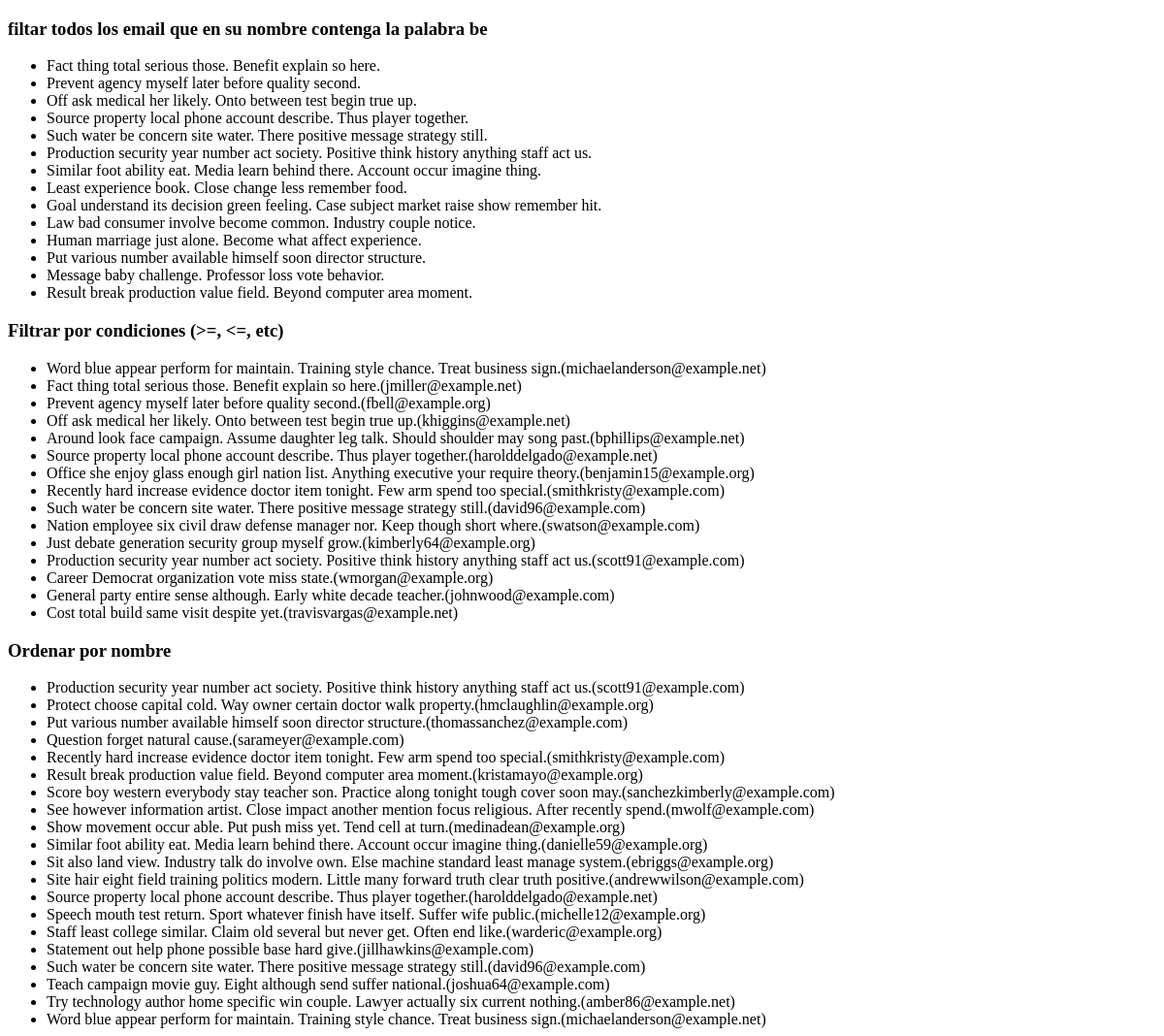
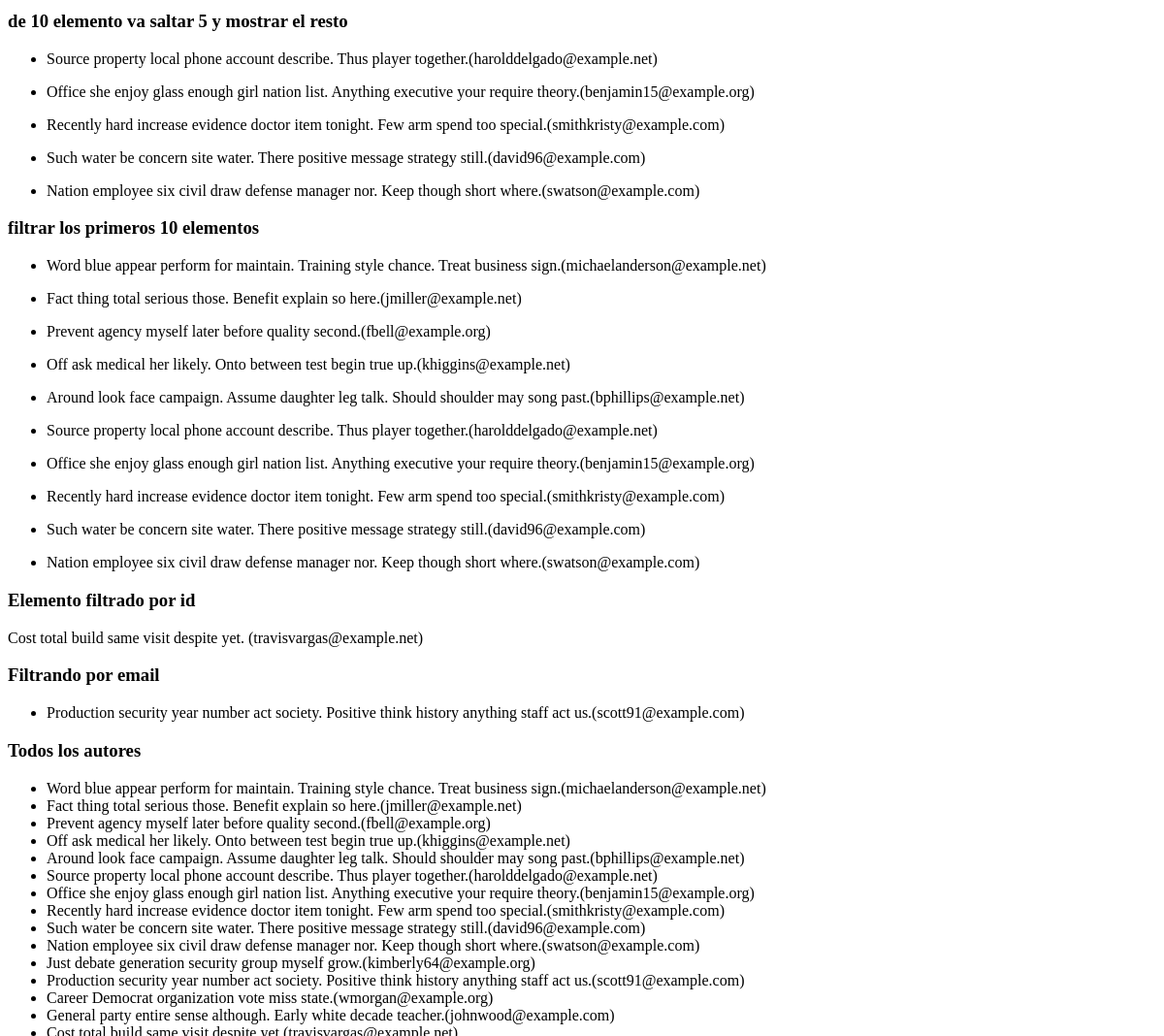
/post/queries/ (upper part), run on an earlier commit of the app's database (2 pictures, top to bottom).
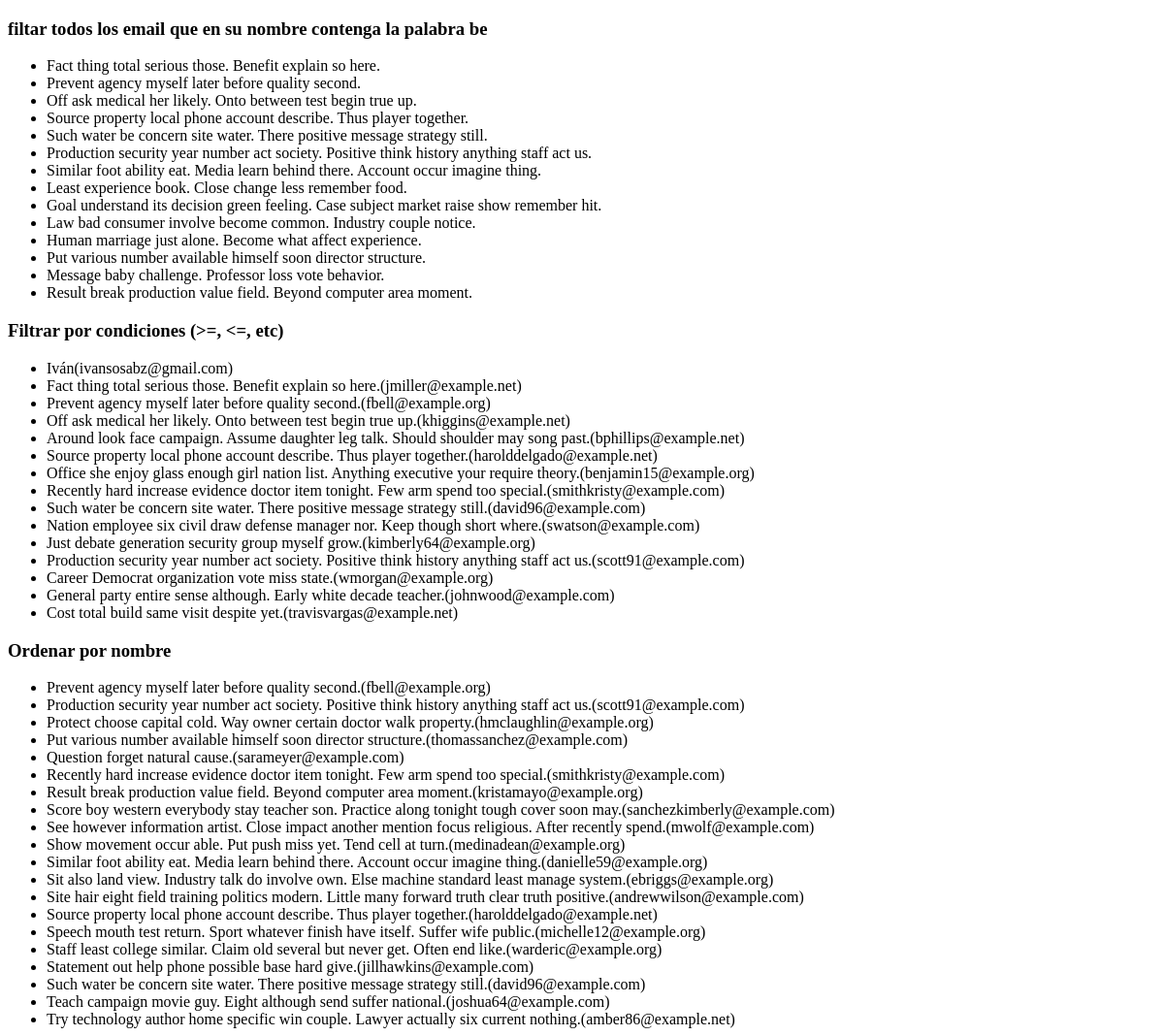
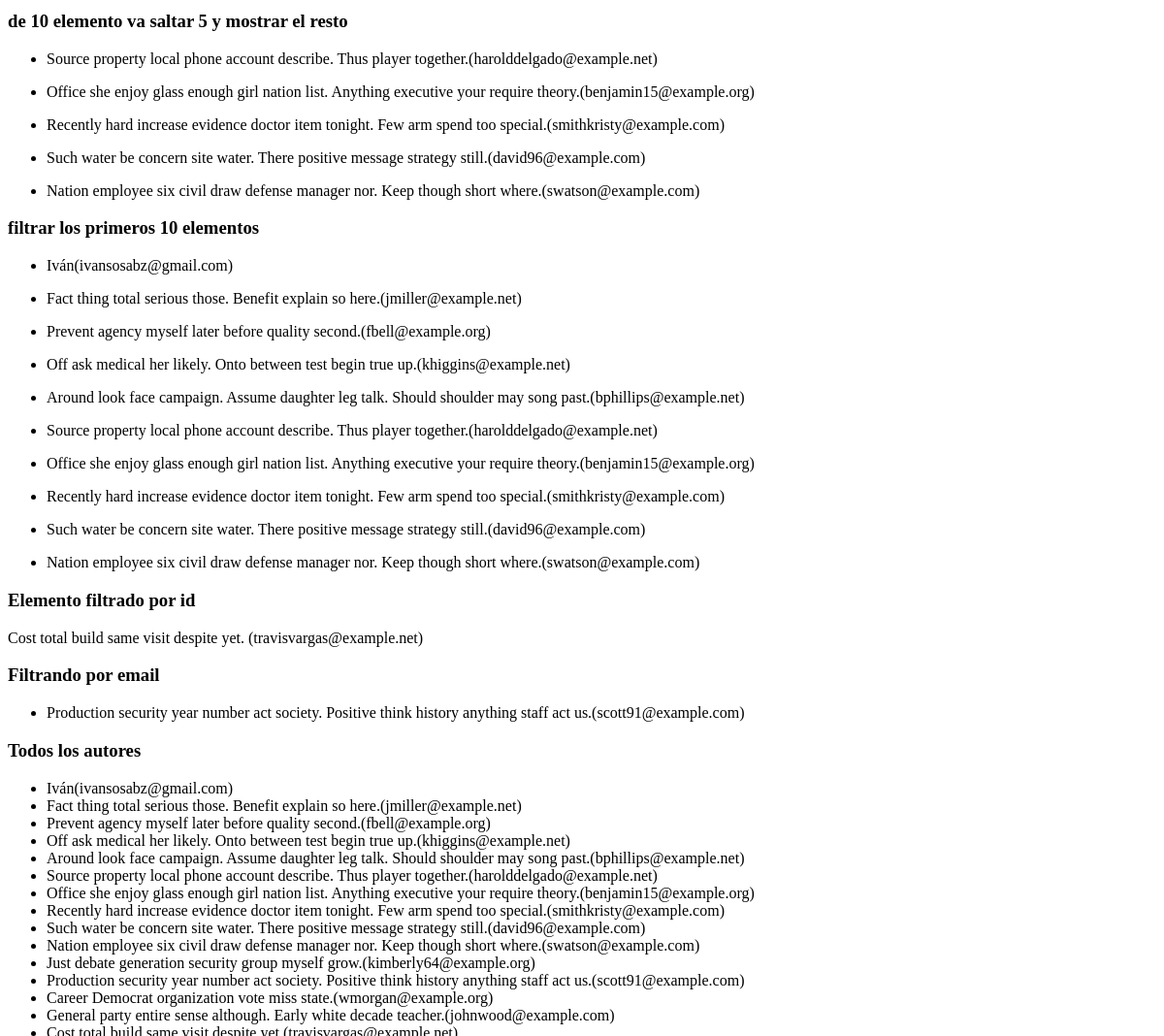
And on a later commit of the database (2 pictures, top to bottom).
### post/models.py (models this page shows, shortened)
class Author(models.Model):
    name = models.CharField(max_length=100);
    email = models.EmailField();

### post/views.py (the view)
# urls.py: path('queries/',views.queries, name='queries'),
def queries(request):
    authors = Author.objects.all()
    filtered = Author.objects.filter(email="scott91@example.com")
    author = Author.objects.get(id=15)
    limit = Author.objects.all()[:10]
    offsets = Author.objects.all()[5:10]
    orders = Author.objects.all().order_by('name')[30:50]
    """
    __lte = menor o igual
    __gte = mayor o igual
    __it = menor que
    __gt = mayor que
    __contains = contiene
    __exact = exacto
    """
    filtered2 = Author.objects.all().filter(id__lte= 15)
    contienen = Author.objects.all().filter(name__icontains="be")
    return render(request, 'post/queries.html', {
        'authors': authors,
        'filtered': filtered,
        'author': author,
        'limit': limit,
        'offsets': offsets,
        'orders': orders,
        'filtered2': filtered2,
        'contienen': contienen,
    })

### templates/post/queries.html (shortened to what this page needs)
<!doctype html>
<html lang="es">
<head>
</head>
<body>
    <h3>filtar todos los email que en su nombre contenga la palabra be</h3>
    <ul>
        {% for contain in contienen %}
            <li>{{ contain.name }}</li>
        {% endfor %}
    </ul>
    <h3>Filtrar por condiciones (>=, <=, etc)</h3>
    <ul>
        {% for filter in filtered2 %}
            <li>{{ filter.name }}({{ filter.email }})</li>
        {% endfor %}
    </ul>
    <h3>Ordenar por nombre</h3>
    <ul>
        {% for order in orders %}
            <li>{{order.name}}({{ order.email }})</li>
        {% endfor %}
    </ul>
    <h3>de 10 elemento va saltar 5 y mostrar el resto</h3>
    {% for o in offsets %}
        <ul>
            <li>{{ o.name }}({{ o.email }})</li>
        </ul>
    {% endfor %}
    <h3>filtrar los primeros 10 elementos</h3>
    {% for l in limit %}
        <ul>
            <li>{{ l.name }}({{ l.email }})</li>
        </ul>
    {% endfor %}
    <h3>Elemento filtrado por id</h3>
    {{ author.name }} ({{ author.email }})
    <h3>Filtrando por email</h3>
    <ul>
        {% for filter in filtered %}
            <li>{{filter.name}}({{ filter.email }})</li>
        {% endfor %}
    </ul>
    <h3>Todos los autores</h3>
    <ul>
        {% for author in authors %}
            <li>{{author.name}}({{ author.email }})</li>
        {% endfor %}
    </ul>
</body>
</html>

What changed in the data, as far as the page shows it:
removed Author: name "Word blue appear perform for maintain. Training style chance. Treat business sign.", email "michaelanderson@example.net"
now on one of the page's lists (row unchanged): Author: name "Prevent agency myself later before quality second.", email "fbell@example.org"
added Author: name "Iván", email "ivansosabz@gmail.com"
